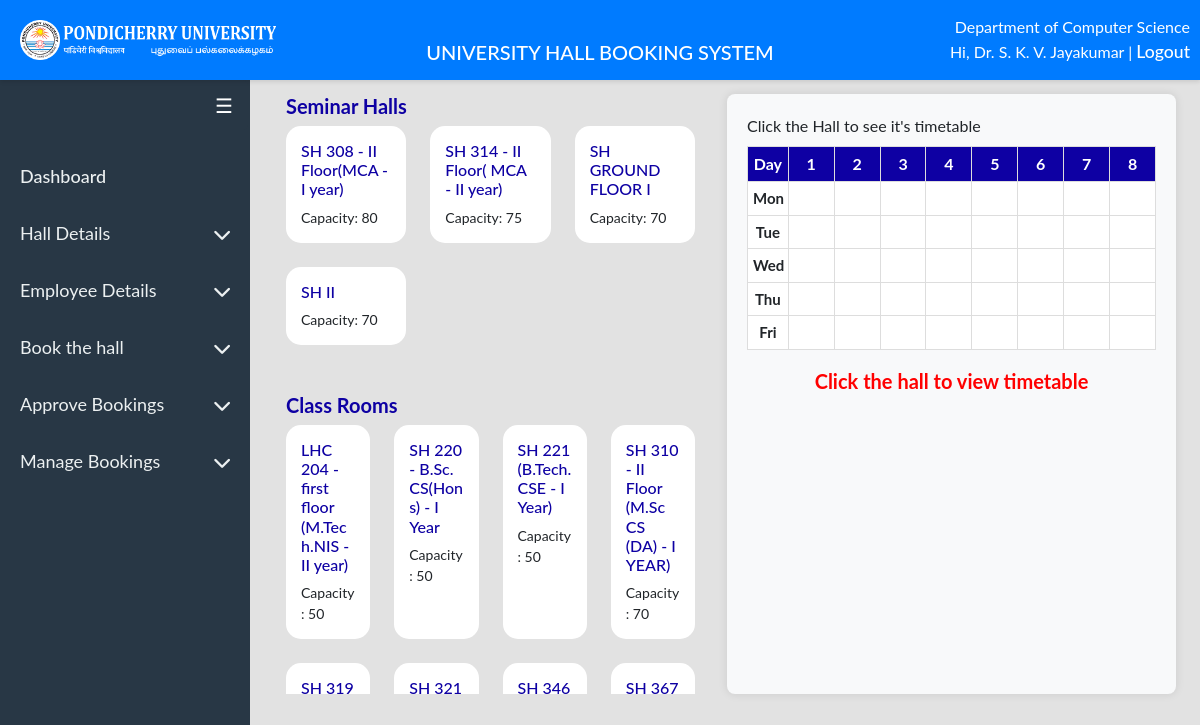
/sem_booking.php (signed in), run on the app's committed database.
### tables this page shows
CREATE TABLE `departments` (
  `department_id` int(10) NOT NULL,
  `school_id` int(11) DEFAULT NULL,
  `department_name` varchar(150) NOT NULL,
  `incharge_name` varchar(255) NOT NULL,
  `incharge_contact_mobile` varchar(11) NOT NULL,
  `designation` varchar(255) NOT NULL,
  `incharge_email` varchar(255) NOT NULL,
  `incharge_intercom` varchar(255) NOT NULL,
  `incharge_status` varchar(100) NOT NULL
);

CREATE TABLE `hall_details` (
  `hall_id` int(11) NOT NULL,
  `type_id` int(11) NOT NULL,
  `hall_name` varchar(255) NOT NULL,
  `capacity` varchar(255) NOT NULL,
  `wifi` varchar(255) NOT NULL,
  `ac` varchar(255) NOT NULL,
  `projector` varchar(255) NOT NULL,
  `computer` varchar(255) NOT NULL,
  `audio_system` varchar(255) NOT NULL,
  `podium` varchar(255) NOT NULL,
  `ramp` varchar(255) NOT NULL,
  `smart_board` varchar(255) NOT NULL,
  `lift` varchar(255) NOT NULL,
  `white_board` varchar(255) NOT NULL,
  `blackboard` varchar(255) NOT NULL,
  `floor` enum('Ground Floor','First Floor','Second Floor','') NOT NULL,
  `zone` varchar(255) NOT NULL,
  `cost` varchar(255) NOT NULL,
  `image` varchar(255) NOT NULL,
  `availability` varchar(255) NOT NULL,
  `status` varchar(255) DEFAULT NULL,
  `start_date` varchar(11) NOT NULL,
  `to_date` varchar(11) NOT NULL,
  `belongs_to` enum('Department','School','Administration','') NOT NULL,
  `department_id` int(11) DEFAULT NULL,
  `school_id` int(11) NOT NULL,
  `section_id` int(11) DEFAULT NULL,
  `section` varchar(25) NOT NULL,
  `from_date` date NOT NULL,
  `updated_date` varchar(6) NOT NULL
);

### sem_booking.php (the view, shortened to what this page needs)
<?php
include('assets/conn.php');
include 'assets/header.php';
$department_id = $_SESSION['department_id'];
$query = "SELECT * FROM hall_details WHERE department_id = ? AND type_id = 1 ORDER BY hall_name ASC";
$stmt = $conn->prepare($query);
$stmt->bind_param("i", $department_id);
$stmt->execute();
$result_seminar = $stmt->get_result();
$query = "SELECT * FROM hall_details WHERE department_id = ? AND type_id = 3 ORDER BY hall_name ASC";
$stmt = $conn->prepare($query);
$stmt->bind_param("i", $department_id);
$stmt->execute();
$result_lecture = $stmt->get_result();
?>
<!DOCTYPE html>
<html lang="en">
<head>
    <link href="https://cdn.jsdelivr.net/npm/bootstrap@5.3.0/dist/css/bootstrap.min.css" rel="stylesheet">
    <link rel="stylesheet" href="assets/design.css" />
</head>
<body>
<div id="main">
    <div class="table-wrapper mt-4">
    <div class="col-md-12">
        <div id="split-view" class="row">
            <div id="cards-container">
                <h5><b style="color: #0e00a3">Seminar Halls</b></h5>
                <div class="row">
                    <?php while ($row = $result_seminar->fetch_assoc()) { ?>
                        <div class="col-md-4 mb-4 d-flex">
                        <div class="card h-100 w-100" onclick="highlightCard(this); showTimetable('<?php echo $row['hall_id']; ?>', '<?php echo $row['hall_name']; ?>')">
                        <div class="card-body d-flex flex-column">
                                    <h6 class="card-title"><?php echo $row['hall_name']; ?></h6>
                                    <p class="card-text small mt-auto">Capacity: <?php echo $row['capacity']; ?></p>
                                </div>
                            </div>
                        </div>
                    <?php } ?>
                </div>
                <br><h5><b style="color: #0e00a3">Class Rooms</b></h5>
                <div class="row">
                    <?php
                    $lhc_halls = [];
                    while ($row = $result_lecture->fetch_assoc()) {
                        if (strpos($row['hall_name'], 'LHC') === 0) {
                            $lhc_halls[] = $row;
                        } else {
                    ?>
                            <div class="col-md-3 mb-4 d-flex">
                            <div class="card h-100 w-100" onclick="highlightCard(this); showTimetable('<?php echo $row['hall_id']; ?>', '<?php echo $row['hall_name']; ?>')">
                            <div class="card-body">
                                        <h6 class="card-title"><?php echo $row['hall_name']; ?></h6>
                                        <p class="card-text small">Capacity: <?php echo $row['capacity']; ?></p>
                                    </div>
                                </div>
                            </div>
                    <?php
                        }
                    }
                    ?>
                </div>
                <?php if (!empty($lhc_halls)) { ?>
                    <br><h5><b style="color: #0e00a3">Lecture Hall Complex</b></h5>
                <?php } ?>
            </div>
           <div id="timetable-container">
           <div class="col-md-12 d-flex justify-content-between align-items-center">
    <div id="hall-details">Click the Hall to see it's timetable</div>
</div>
    <table class="table table-bordered mt-2" id="timetable">
        <thead>
            <tr>
                <th>Day</th>
                <?php
                $times = ["1", "2", "3", "4", "5", "6", "7", "8"];
                foreach ($times as $time) {
                    echo "<th>{$time}</th>";
                }
                ?>
            </tr>
        </thead>
        <tbody>
            <?php
            $days = ["Mon", "Tue", "Wed", "Thu", "Fri"];
            foreach ($days as $day) {
                echo "<tr>";
                echo "<td><b>{$day}</b></td>";
                foreach ($times as $time) {
                    echo "<td></td>";
                }
                echo "</tr>";
            }
            ?>
        </tbody>
    </table>
    <div id="message" style="display:block;">Click the hall to view timetable</div>
</div>
</div>

### assets/header.php (shortened to what this page needs)
<?php
include 'assets/conn.php';
$username = $_SESSION['username'];
$department_id = $_SESSION['department_id'];
$user_role = $_SESSION['role'];
$school_name1 = '';
$department_name1 = '';
if ($user_role == 'hod' || $user_role == 'prof') {
    $sql_department = "SELECT department_name FROM departments WHERE department_id = ?";
    $stmt = $conn->prepare($sql_department);
    $stmt->bind_param("i", $department_id);
    $stmt->execute();
    $result_department = $stmt->get_result();
    if ($row = $result_department->fetch_assoc()) {
        $department_name1 = $row['department_name'];
    }
}
?>
<!DOCTYPE html>
<html lang="en">
<head>
    <link rel="stylesheet" href="https://cdnjs.cloudflare.com/ajax/libs/font-awesome/6.0.0/css/all.min.css">
    <link rel="stylesheet" href="https://cdnjs.cloudflare.com/ajax/libs/font-awesome/6.0.0-beta3/css/all.min.css">
</head>
<body>
    <?php
    $currentPage = basename($_SERVER['PHP_SELF']);
    ?>
<nav class="navbar">
    <div class="navbar-section logo-section">
        <img src="image/logo/PU_Logo_Full.png" alt="Pondicherry University Logo">
    </div>
    <div class="navbar-section title-section">
        <h3>UNIVERSITY HALL BOOKING SYSTEM</h3>
    </div>
    <div class="navbar-section user-section">
        <?php if (isset($username)): ?>
            <?php if ($user_role == 'dean'): ?>
                <?= htmlspecialchars($school_name1); ?>
            <?php elseif ($user_role == 'hod' || $user_role == "prof"): ?>
                <?= htmlspecialchars($department_name1); ?>
            <?php endif; ?>
            <br>
            Hi, <?= htmlspecialchars($username); ?> | <a style="color: white;" href="logout.php">Logout</a>
        <?php else: ?>
            <a href="index.php" style="color: white;">Login</a>
        <?php endif; ?>
    </div>
</nav>
    <div id="mySidenav" class="sidenav">
        <br>
        <br>
        <?php if ($user_role == 'prof'): ?>
            <a href="timetable.php" class="<?= ($currentPage == 'timetable.php') ? 'active' : '' ?>">
                Dashboard
            </a>
        <?php else: ?>
            <?php if ($user_role == 'admin'): ?>
                <a href="home.php" class="<?= ($currentPage == 'home.php') ? 'active' : '' ?>">
                Dashboard
            </a>
        <?php else: ?>
            <a href="timetable.php" class="<?= ($currentPage == 'timetable.php') ? 'active' : '' ?>">
            Dashboard
            </a>
            <?php endif; ?>
            <button class="dropdown-btn">
                Hall Details
                <i style="margin-left:20px;" class="fa fa-chevron-down"></i>
            </button>
            <button class="dropdown-btn">
                Employee Details
                <i style="margin-left:20px;" class="fa fa-chevron-down"></i>
            </button>
        <?php endif; ?>
        <?php if ($user_role != 'admin'): ?>
            <button class="dropdown-btn">
                Book the hall
                <i style="margin-left:20px;" class="fa fa-chevron-down"></i>
            </button>
            <?php if ($user_role == 'hod'): ?>
                <button class="dropdown-btn">
                    Approve Bookings
                        <i class="fa fa-chevron-down"></i>
                </button>
            <?php endif; ?>
            <?php if ($user_role == 'hod'): ?>
                <button class="dropdown-btn">
                    Manage Bookings
                    <i style="margin-left:20px;" class="fa fa-chevron-down"></i>
                </button>
            <?php endif; ?>
        <?php endif; ?>
    </div>
    <button class="toggle-btn" onclick="toggleNav()">☰</button>
</body>
</html>

### assets/design.css (style rules this page uses)
body { background: #e2e2e2; }
a { position: relative; font-size: 1.1rem; font-weight: 500; color: #fff; text-decoration:none }
a::after { content: ''; position: absolute; left: 0; bottom: -6px; width: 100%; height: 3px; background: #fff; border-radius: 5px; transform-origin: right; transform:scaleX(0); transition: transform .5s; color: #162938; text-decoration: none; }
body { font-family: "Lato", sans-serif; margin: 0; padding-top: 0; }
.navbar { position: fixed; width: 100%; top: 0; z-index: 10; background-color: #007bff; height: 80px; display: flex; align-items: center; justify-content: space-between; padding: 0 10px; box-shadow: 0 2px 5px rgba(0, 0, 0, 0.1); }
.navbar img { height: 40px; margin-left: 10px; }
.navbar h3 { color: white; font-size: 20px; margin: 0; text-align: center; position: absolute; left: 50%; transform: translateX(-50%); }
#message, #av_board { display: none; }
.card { border: none; border-radius: 15px; }
.card-body { padding: 2rem; }
#main { margin-left:250px; transition: margin-left .5s; padding: 16px; padding-top: 50px; }
.navbar { box-shadow: 0 2px 4px rgba(0,0,0,.1); }

### assets/header.php (style rules this page uses)
body { font-family: "Lato", sans-serif; margin: 0; padding-top: 0; }
.navbar { position: fixed; width: 100%; top: 0; z-index: 10; background-color: #007bff; height: auto; display: flex; align-items: center; justify-content: space-between; padding: 10px 20px; flex-wrap: wrap; box-shadow: 0 2px 5px rgba(0, 0, 0, 0.1); }
.navbar img { height: 40px; margin-right: 15px; }
.title-section { color: white; font-size: 20px; margin: 0; flex: 1; text-align: center; white-space: nowrap; }
.user-section { color: white; text-align: right; white-space: nowrap; }
.sidenav { height: 100%; width: 250px; position: fixed; z-index: 1; top: 0; left: 0; background-color: #283745; overflow-x: hidden; transition: 0.5s; padding-top: 100px; }
.sidenav a, .sidenav button { padding: 15px 20px; text-decoration: none; font-size: 18px; color: #ecf0f1; display: flex; align-items: center; border: none; background: none; outline: none; cursor: pointer; transition: background-color 0.3s ease; }
.dropdown-btn { width: 100%; display: flex; align-items: center; justify-content: space-between; }
.dropdown-btn i { transition: transform 0.3s ease; }
.toggle-btn { position: fixed; top: 80px; left: 200px; background-color: #283745; color: white; border: none; padding: 10px 15px; font-size: 20px; cursor: pointer; border-radius: 0 5px 5px 0; z-index: 2; transition: 0.5s; }

### sem_booking.php (style rules this page uses)
#main { margin-left:250px; transition: margin-left .5s; padding: 16px; padding-top: 50px; }
#split-view { display: flex; gap: 20px; }
#cards-container { flex: 1; }
#timetable-container { flex: 1; background-color: #f8f9fa; padding: 20px; border-radius: 8px; box-shadow: 0 0 10px rgba(0, 0, 0, 0.1); }
#timetable { width: 100%; border-collapse: collapse; }
#timetable th, #timetable td { border: 1px solid #ddd; padding: 8px; text-align: center; }
#timetable th { background-color: #0e00a3; color: white; }
#timetable td { background-color: white; }
.card { cursor: pointer; transition: transform 0.2s; }
.card-title { color: #0e00a3; }
.table-wrapper { overflow-x: auto; max-width: 100%; padding: 20px; }
#timetable-container { height:600px; overflow-y: auto; }
#cards-container { overflow-y: auto; height:600px; }
.card-body { padding: 15px; }
#timetable { width: 100%; table-layout: fixed; }
#timetable th, #timetable td { text-align: center; padding: 5px; white-space: nowrap; }
#timetable td:first-child { font-size: 15px; }
#timetable td:not(:first-child) { text-align: center; vertical-align: middle; font-size: 10px; font-weight: bold; text-transform: uppercase; }
#timetable th:first-child, #timetable td:first-child { width: 10%; }
#timetable th:not(:first-child), #timetable td:not(:first-child) { width: auto; }
#message { text-align: center; vertical-align: middle; font-size: 20px; font-weight: bold; color: red; }

### data on the page
departments: department_name "Department of Computer Science"
hall_details: hall_name "SH 308 - II Floor(MCA - I year)", capacity "80"
hall_details: hall_name "SH 314 - II Floor( MCA - II year)", capacity "75"
hall_details: hall_name "SH GROUND FLOOR I", capacity "70"
hall_details: hall_name "SH II", capacity "70"
hall_details: hall_name "LHC 204 - first floor (M.Tech.NIS - II year)", capacity "50"
hall_details: hall_name "SH 220 - B.Sc. CS(Hons) - I Year", capacity "50"
hall_details: hall_name "SH 221 (B.Tech. CSE - I Year)", capacity "50"
hall_details: hall_name "SH 310 - II Floor (M.Sc CS (DA) - I YEAR)", capacity "70"
hall_details: hall_name "SH 319…"
hall_details: hall_name "SH 321…"
hall_details: hall_name "SH 346…"
hall_details: hall_name "SH 367…"

### other printed values
$username "Dr. S. K. V. Jayakumar"
$time "1"
$time "2"
$time "3"
$time "4"
$time "5"
$time "6"
$time "7"
$time "8"
$day "Mon"
$day "Tue"
$day "Wed"
$day "Thu"
$day "Fri"
